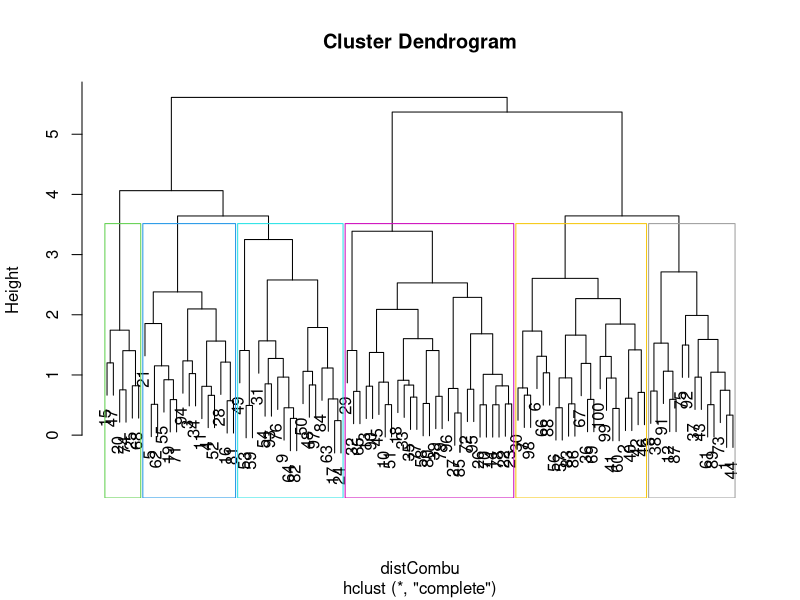
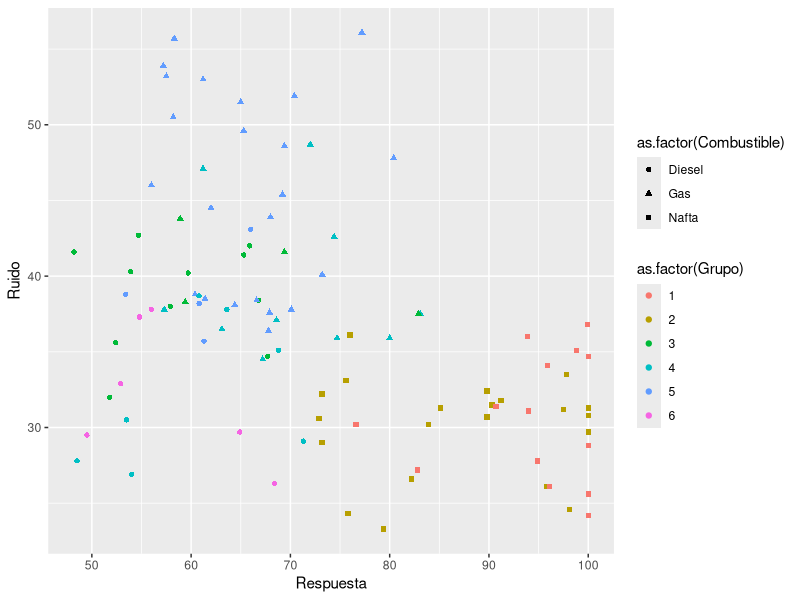

R code for these plots, in order:
#leo csv
combu<-read.csv("combustibles.csv",stringsAsFactors = TRUE)
set.seed(35971187)

# 1-
#   a. Realizar un agrupamiento jerárquico de 6 grupos sin usar la columna Combustible.


#hago una primera lectura de los datos para entender el contenido con summary y head
summary(combu)
head(combu)

# Saco columna Combustible, escalo las numericas y calculo distincia con dist() 
combu2 <- combu[,-1]
summary(combu2)

distCombu <- dist(scale(combu2))
summary(distCombu)
head(distCombu)

#Aplico hclust
hc <- hclust(distCombu)

#Grafico
plot(hc)

#Agrupo en cuadradantes
#muestra las agrupaciones en la viz
rect.hclust(hc,k=6, border=3:10)

#Agrego columna grupo
combu2 <- cbind(combu, Grupo=cutree(hc,k=6))
head(combu2)


# b. Realizar un gráfico con eje x=Respuesta. eje y=Ruido. color=agrupamiento 
# según punto a.


#Grafico con ggplot  
#(le agrego también shape con Combustible para una mejor identificación)
library(ggplot2)
summary(combu2)
ggplot(combu2,aes(x=Respuesta,y=Ruido,col=as.factor(Grupo),shape=as.factor(Combustible))) + geom_point()


# c. Identificar cuales grupos pertenecerían a cada uno de los combustibles. 
# Cual es la proporción de vehículos que quedarían agrupados erróneamente?


#Matriz de confusion para ver tipo de combustible por grupo:
table(combu2$Combustible,combu2$Grupo)

#         1  2  3  4  5  6
# Diesel  0  0 11  7  4  6
# Gas     0  0  4 10 23  0
# Nafta  14 21  0  0  0  0

# 1c. Analizando el gráfico y la matriz puedo decir que:

# Los grupos más claros son el 1 y el 2, que pertenecen al combustible Nafta
# Quedaron bien agrupados y sin error
# Luego los grupos 3,4,5 y 6 son más confusos porque quedaron más mezclados el Diesel y el Gas
# El gas quedó principalmente agrupado en el 4 y el 5 (mayor presencia en el 5)
# Pero Diesel tiene presencia en los 4 grupos (mayor presencia en 3 y 4)
#
# Proporcion de agrupamiento erronea:
# 14 de Gas (grupo 3 y 4) y 10 de Diesel (grupo 5 y 6)= 24/100
# El 24%

############################################################################################################

#   2- Utilizando el 75% de los datos para entrenamiento:
#   a. Realizar una regresión lineal sin usar la columna combustible 
#   para estimar la velocidad máxima.
 

combu3<-read.csv("combustibles.csv",stringsAsFactors = TRUE)
set.seed(35971187)
summary(combu3)
head(combu3)

#Saco columna Combustible
combu4 <- combu3[,-1]
summary(combu4)

#hago muestra del 75%
s<-sample(1:100,75)
#Tomo los 75 como Train
c4_train<-combu4[s,]
#Tomo el resto como Test
c4_test<-combu4[-s,]


#Aplico funcion lm() con parametros numericos
modelolm<-lm(formula = Velocidad.maxima ~ Ruido  + Respuesta + Volumen, data = c4_train)

#Chequeo coeficientes
modelolm
# Coefficients:
#   (Intercept)        Ruido    Respuesta      Volumen  
#     158.7181      -1.6660       0.5761       0.7708  

summary(modelolm)
#Chequeo R2: Adjusted R-squared:  0.2881

#Uso modelo para hacer prediccion sobre la muestra test
pred<-predict(modelolm,c4_test)

#Agrego una columna predVelMax para la velocidad que predice
c4_test$predVelMax<-pred
head(c4_test)

#     Ruido Respuesta Velocidad.maxima Volumen predVelMax
# 2   33.5      97.8            187.4     2.3   161.0210
# 6   33.1      75.6            221.5     1.7   148.4361
# 12  36.0      93.9            152.8     2.7   154.9178
# 16  41.4      65.3            141.6     3.5   130.0627
# 19  42.7      54.7            145.5     2.7   121.1740
# 27  36.4      67.8            148.7     1.5   138.2910



# b. Cuál sería la velocidad máxima de un vehículo con ruido, respuesta 
# y volumen promedios de todos los vehículos?

#Chequeo los valores promedio
summary(combu4)

#   Ruido         Respuesta      Velocidad.maxima    Volumen   
# Mean   :36.74   Mean   : 72.83   Mean   :141.5    Mean   :2.259


#Hago prediccion

predict(modelolm,data.frame(Ruido=36.74,Respuesta=72.83,Volumen=2.259))

#Velocidad.maxima estimada = 141.2073 

############################################################################################################

